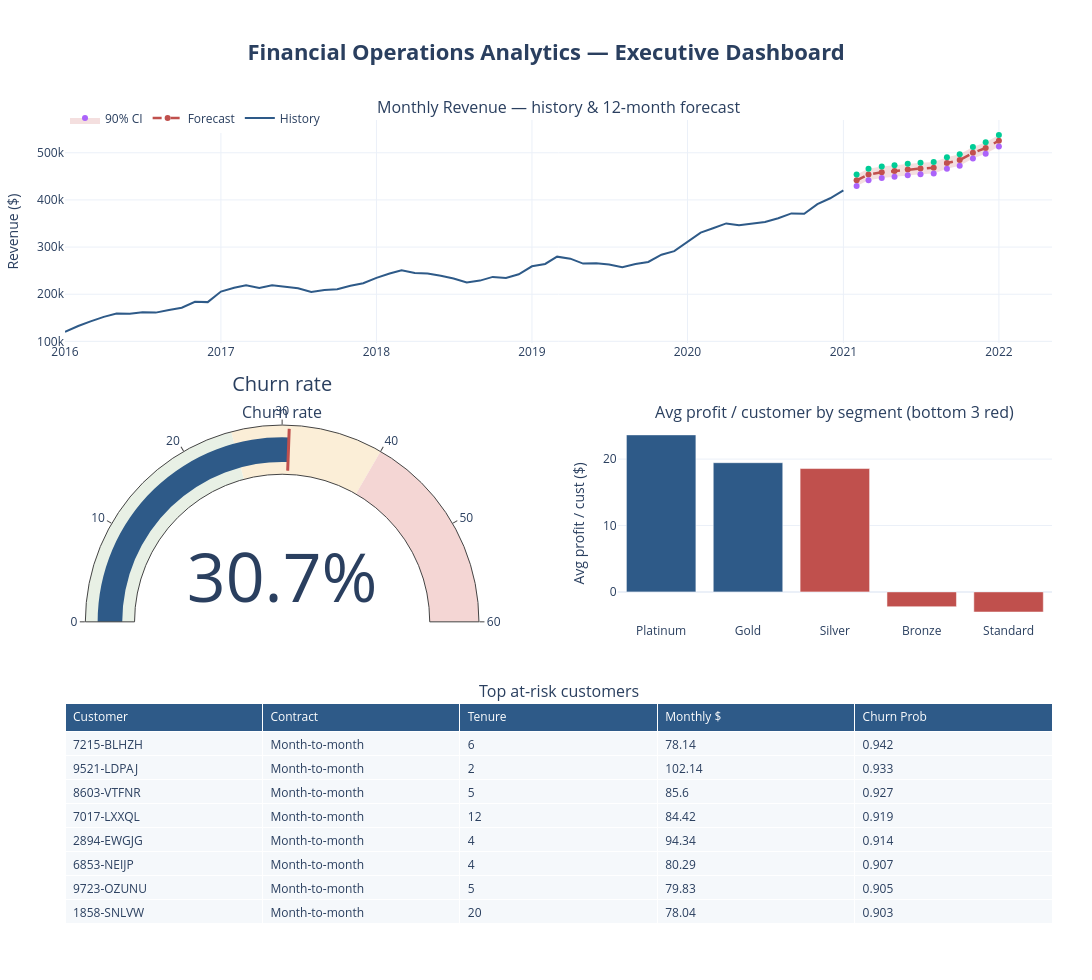

The cell this chart's notebook holds for it:
### Markdown cell above
## 2. Build the figure

### Code cell
base = DASH["All|All"]
fig = make_subplots(
    rows=3, cols=2,
    row_heights=[0.34, 0.30, 0.36],
    specs=[[{"type": "xy", "colspan": 2}, None],
           [{"type": "indicator"}, {"type": "xy"}],
           [{"type": "table", "colspan": 2}, None]],
    subplot_titles=("Monthly Revenue — history & 12-month forecast",
                    "Churn rate", "Avg profit / customer by segment (bottom 3 red)",
                    "Top at-risk customers"),
    vertical_spacing=0.10, horizontal_spacing=0.12)

# --- Row 1: revenue history + forecast + CI band ---
fig.add_trace(go.Scatter(x=mrr.index, y=mrr.values, name="History",
                         line=dict(color=ACCENT, width=2)), row=1, col=1)
fig.add_trace(go.Scatter(x=forecast["Month"], y=forecast["Forecast"], name="Forecast",
                         line=dict(color=DANGER, width=2.5, dash="dash")), row=1, col=1)
fig.add_trace(go.Scatter(x=forecast["Month"], y=forecast["Upper"], name="Upper",
                         line=dict(width=0), showlegend=False), row=1, col=1)
fig.add_trace(go.Scatter(x=forecast["Month"], y=forecast["Lower"], name="90% CI",
                         line=dict(width=0), fill="tonexty",
                         fillcolor="rgba(192,80,77,0.18)"), row=1, col=1)

# --- Row 2 col 1: churn gauge ---
overall_churn = round(seg_df["Churn Value"].mean() * 100, 1)
fig.add_trace(go.Indicator(
    mode="gauge+number", value=base["churn"],
    number={"suffix": "%"},
    gauge={"axis": {"range": [0, 60]},
           "bar": {"color": ACCENT},
           "steps": [{"range": [0, 25], "color": "#E8F0E5"},
                     {"range": [25, 40], "color": "#FBEED7"},
                     {"range": [40, 60], "color": "#F4D6D4"}],
           "threshold": {"line": {"color": DANGER, "width": 3}, "value": overall_churn}},
    title={"text": "Churn rate"}), row=2, col=1)

# --- Row 2 col 2: profit by segment ---
fig.add_trace(go.Bar(x=seg_names, y=base["bar_vals"],
                     marker_color=base["bar_cols"], showlegend=False,
                     name="Profit"), row=2, col=2)

# --- Row 3: at-risk table ---
fig.add_trace(go.Table(
    header=dict(values=["Customer", "Contract", "Tenure", "Monthly $", "Churn Prob"],
                fill_color=ACCENT, font=dict(color="white", size=12), align="left"),
    cells=dict(values=base["table"], align="left",
               fill_color="#F5F8FB", height=24)), row=3, col=1)

fig.update_layout(
    template=PLOTLY_TEMPLATE, height=980, width=1150,
    title=dict(text="<b>Financial Operations Analytics — Executive Dashboard</b>",
               x=0.5, font=dict(size=22)),
    margin=dict(t=120, b=40, l=40, r=40),
    legend=dict(orientation="h", y=1.02, x=0.0))
fig.update_yaxes(title_text="Revenue ($)", row=1, col=1)
fig.update_yaxes(title_text="Avg profit / cust ($)", row=2, col=2)
fig.show()

### Figure 1 — Plotly figure (JSON) as saved in the notebook; plotly's stock layout.template omitted (floating-point values rounded to 4 significant figures)
{"data": [{"line": {"color": "#2E5A88", "width": 2}, "name": "History", "type": "scatter", "x": ["2016-01-01T00:00:00.000000000", "2016-02-01T00:00:00.000000000", "2016-03-01T00:00:00.000000000", "2016-04-01T00:00:00.000000000", "2016-05-01T00:00:00.000000000", "2016-06-01T00:00:00.000000000", "2016-07-01T00:00:00.000000000", "2016-08-01T00:00:00.000000000", "2016-09-01T00:00:00.000000000", "2016-10-01T00:00:00.000000000", "2016-11-01T00:00:00.000000000", "2016-12-01T00:00:00.000000000", "2017-01-01T00:00:00.000000000", "2017-02-01T00:00:00.000000000", "2017-03-01T00:00:00.000000000", "2017-04-01T00:00:00.000000000", "2017-05-01T00:00:00.000000000", "2017-06-01T00:00:00.000000000", "2017-07-01T00:00:00.000000000", "2017-08-01T00:00:00.000000000", "2017-09-01T00:00:00.000000000", "2017-10-01T00:00:00.000000000", "2017-11-01T00:00:00.000000000", "2017-12-01T00:00:00.000000000", "2018-01-01T00:00:00.000000000", "2018-02-01T00:00:00.000000000", "2018-03-01T00:00:00.000000000", "2018-04-01T00:00:00.000000000", "2018-05-01T00:00:00.000000000", "2018-06-01T00:00:00.000000000", "2018-07-01T00:00:00.000000000", "2018-08-01T00:00:00.000000000", "2018-09-01T00:00:00.000000000", "2018-10-01T00:00:00.000000000", "2018-11-01T00:00:00.000000000", "2018-12-01T00:00:00.000000000", "2019-01-01T00:00:00.000000000", "2019-02-01T00:00:00.000000000", "2019-03-01T00:00:00.000000000", "2019-04-01T00:00:00.000000000", "2019-05-01T00:00:00.000000000", "2019-06-01T00:00:00.000000000", "2019-07-01T00:00:00.000000000", "2019-08-01T00:00:00.000000000", "2019-09-01T00:00:00.000000000", "2019-10-01T00:00:00.000000000", "2019-11-01T00:00:00.000000000", "2019-12-01T00:00:00.000000000", "2020-01-01T00:00:00.000000000", "2020-02-01T00:00:00.000000000", "2020-03-01T00:00:00.000000000", "2020-04-01T00:00:00.000000000", "2020-05-01T00:00:00.000000000", "2020-06-01T00:00:00.000000000", "2020-07-01T00:00:00.000000000", "2020-08-01T00:00:00.000000000", "2020-09-01T00:00:00.000000000", "2020-10-01T00:00:00.000000000", "2020-11-01T00:00:00.000000000", "2020-12-01T00:00:00.000000000", "2021-01-01T00:00:00.000000000"], "xaxis": "x", "y": [120100.0, 132600.0, 142300.0, 152000.0, 159000.0, 158400.0, 162000.0, 161000.0, 166700.0, 171400.0, 183900.0, 183200.0, 205700.0, 213600.0, 218800.0, 213000.0, 218800.0, 216500.0, 212800.0, 204700.0, 208800.0, 210600.0, 217900.0, 223200.0, 234600.0, 243900.0, 250800.0, 245100.0, 243800.0, 239300.0, 233300.0, 225100.0, 228900.0, 236700.0, 234200.0, 242400.0, 259300.0, 264200.0, 279600.0, 275400.0, 265000.0, 265700.0, 263100.0, 257500.0, 263900.0, 268300.0, 283700.0, 291500.0, 310900.0, 330800.0, 339800.0, 350100.0, 346300.0, 350500.0, 353200.0, 361300.0, 371400.0, 370400.0, 391100.0, 403500.0, 420400.0], "yaxis": "y"}, {"line": {"color": "#C0504D", "dash": "dash", "width": 2.5}, "name": "Forecast", "type": "scatter", "x": ["2021-02-01T00:00:00.000000000", "2021-03-01T00:00:00.000000000", "2021-04-01T00:00:00.000000000", "2021-05-01T00:00:00.000000000", "2021-06-01T00:00:00.000000000", "2021-07-01T00:00:00.000000000", "2021-08-01T00:00:00.000000000", "2021-09-01T00:00:00.000000000", "2021-10-01T00:00:00.000000000", "2021-11-01T00:00:00.000000000", "2021-12-01T00:00:00.000000000", "2022-01-01T00:00:00.000000000"], "xaxis": "x", "y": [441500.0, 454000.0, 458500.0, 461400.0, 464800.0, 466600.0, 468200.0, 478200.0, 484400.0, 499900.0, 510100.0, 525700.0], "yaxis": "y"}, {"line": {"width": 0}, "name": "Upper", "showlegend": false, "type": "scatter", "x": ["2021-02-01T00:00:00.000000000", "2021-03-01T00:00:00.000000000", "2021-04-01T00:00:00.000000000", "2021-05-01T00:00:00.000000000", "2021-06-01T00:00:00.000000000", "2021-07-01T00:00:00.000000000", "2021-08-01T00:00:00.000000000", "2021-09-01T00:00:00.000000000", "2021-10-01T00:00:00.000000000", "2021-11-01T00:00:00.000000000", "2021-12-01T00:00:00.000000000", "2022-01-01T00:00:00.000000000"], "xaxis": "x", "y": [453700.0, 466200.0, 470700.0, 473600.0, 477000.0, 478700.0, 480400.0, 490400.0, 496600.0, 512100.0, 522300.0, 537900.0], "yaxis": "y"}, {"fill": "tonexty", "fillcolor": "rgba(192,80,77,0.18)", "line": {"width": 0}, "name": "90% CI", "type": "scatter", "x": ["2021-02-01T00:00:00.000000000", "2021-03-01T00:00:00.000000000", "2021-04-01T00:00:00.000000000", "2021-05-01T00:00:00.000000000", "2021-06-01T00:00:00.000000000", "2021-07-01T00:00:00.000000000", "2021-08-01T00:00:00.000000000", "2021-09-01T00:00:00.000000000", "2021-10-01T00:00:00.000000000", "2021-11-01T00:00:00.000000000", "2021-12-01T00:00:00.000000000", "2022-01-01T00:00:00.000000000"], "xaxis": "x", "y": [429300.0, 441800.0, 446300.0, 449200.0, 452600.0, 454400.0, 456000.0, 466000.0, 472200.0, 487700.0, 497900.0, 513500.0], "yaxis": "y"}, {"domain": {"x": [0.0, 0.44], "y": [0.388, 0.628]}, "gauge": {"axis": {"range": [0, 60]}, "bar": {"color": "#2E5A88"}, "steps": [{"color": "#E8F0E5", "range": [0, 25]}, {"color": "#FBEED7", "range": [25, 40]}, {"color": "#F4D6D4", "range": [40, 60]}], "threshold": {"line": {"color": "#C0504D", "width": 3}, "value": 30.7}}, "mode": "gauge+number", "number": {"suffix": "%"}, "title": {"text": "Churn rate"}, "type": "indicator", "value": 30.7}, {"marker": {"color": ["#2E5A88", "#2E5A88", "#C0504D", "#C0504D", "#C0504D"]}, "name": "Profit", "showlegend": false, "type": "bar", "x": ["Platinum", "Gold", "Silver", "Bronze", "Standard"], "xaxis": "x2", "y": [23.65, 19.46, 18.58, -2.23, -3.03], "yaxis": "y2"}, {"cells": {"align": "left", "fill": {"color": "#F5F8FB"}, "height": 24, "values": [["7215-BLHZH", "9521-LDPAJ", "8603-VTFNR", "7017-LXXQL", "2894-EWGJG", "6853-NEIJP", "9723-OZUNU", "1858-SNLVW"], ["Month-to-month", "Month-to-month", "Month-to-month", "Month-to-month", "Month-to-month", "Month-to-month", "Month-to-month", "Month-to-month"], [6, 2, 5, 12, 4, 4, 5, 20], [78.14, 102.1, 85.6, 84.42, 94.34, 80.29, 79.83, 78.04], [0.942, 0.933, 0.927, 0.919, 0.914, 0.907, 0.905, 0.903]]}, "domain": {"x": [0.0, 1.0], "y": [0.0, 0.288]}, "header": {"align": "left", "fill": {"color": "#2E5A88"}, "font": {"color": "white", "size": 12}, "values": ["Customer", "Contract", "Tenure", "Monthly $", "Churn Prob"]}, "type": "table"}], "layout": {"annotations": [{"font": {"size": 16}, "showarrow": false, "text": "Monthly Revenue — history & 12-month forecast", "x": 0.5, "xanchor": "center", "xref": "paper", "y": 1.0, "yanchor": "bottom", "yref": "paper"}, {"font": {"size": 16}, "showarrow": false, "text": "Churn rate", "x": 0.22, "xanchor": "center", "xref": "paper", "y": 0.628, "yanchor": "bottom", "yref": "paper"}, {"font": {"size": 16}, "showarrow": false, "text": "Avg profit / customer by segment (bottom 3 red)", "x": 0.78, "xanchor": "center", "xref": "paper", "y": 0.628, "yanchor": "bottom", "yref": "paper"}, {"font": {"size": 16}, "showarrow": false, "text": "Top at-risk customers", "x": 0.5, "xanchor": "center", "xref": "paper", "y": 0.288, "yanchor": "bottom", "yref": "paper"}], "height": 980, "legend": {"orientation": "h", "x": 0.0, "y": 1.02}, "margin": {"b": 40, "l": 40, "r": 40, "t": 120}, "title": {"font": {"size": 22}, "text": "<b>Financial Operations Analytics — Executive Dashboard</b>", "x": 0.5}, "width": 1150, "xaxis": {"anchor": "y", "domain": [0.0, 1.0]}, "xaxis2": {"anchor": "y2", "domain": [0.56, 1.0]}, "yaxis": {"anchor": "x", "domain": [0.728, 1.0], "title": {"text": "Revenue ($)"}}, "yaxis2": {"anchor": "x2", "domain": [0.388, 0.628], "title": {"text": "Avg profit / cust ($)"}}}}
